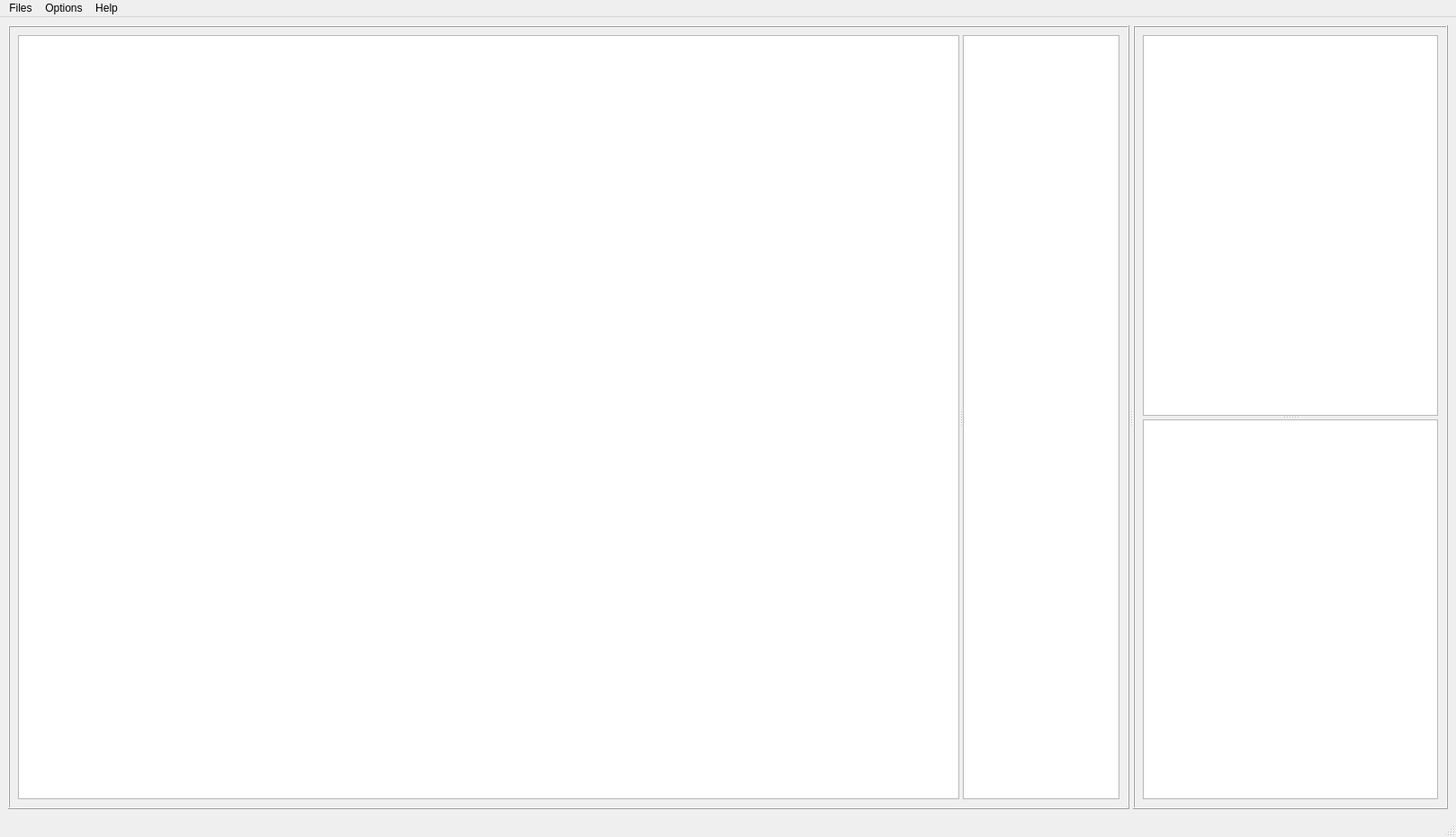
<?xml version="1.0" encoding="UTF-8"?>
<ui version="4.0">
 <class>MainWindow</class>
 <widget class="QMainWindow" name="MainWindow">
  <property name="geometry">
   <rect>
    <x>0</x>
    <y>0</y>
    <width>1618</width>
    <height>930</height>
   </rect>
  </property>
  <property name="windowTitle">
   <string>GLViewer</string>
  </property>
  <widget class="QWidget" name="centralwidget">
   <property name="sizePolicy">
    <sizepolicy hsizetype="Minimum" vsizetype="Minimum">
     <horstretch>0</horstretch>
     <verstretch>0</verstretch>
    </sizepolicy>
   </property>
   <layout class="QGridLayout" name="gridLayout">
    <item row="0" column="0">
     <widget class="QSplitter" name="splitter_2">
      <property name="orientation">
       <enum>Qt::Horizontal</enum>
      </property>
      <widget class="QFrame" name="frame_4">
       <property name="sizePolicy">
        <sizepolicy hsizetype="Preferred" vsizetype="Preferred">
         <horstretch>6</horstretch>
         <verstretch>0</verstretch>
        </sizepolicy>
       </property>
       <property name="minimumSize">
        <size>
         <width>700</width>
         <height>0</height>
        </size>
       </property>
       <property name="baseSize">
        <size>
         <width>1000</width>
         <height>0</height>
        </size>
       </property>
       <property name="frameShape">
        <enum>QFrame::Box</enum>
       </property>
       <property name="frameShadow">
        <enum>QFrame::Raised</enum>
       </property>
       <layout class="QHBoxLayout" name="horizontalLayout">
        <item>
         <widget class="QSplitter" name="splitter">
          <property name="minimumSize">
           <size>
            <width>5</width>
            <height>0</height>
           </size>
          </property>
          <property name="orientation">
           <enum>Qt::Horizontal</enum>
          </property>
          <widget class="GraphicsLayoutWidget" name="maingraph">
           <property name="sizePolicy">
            <sizepolicy hsizetype="Expanding" vsizetype="Expanding">
             <horstretch>6</horstretch>
             <verstretch>0</verstretch>
            </sizepolicy>
           </property>
           <property name="minimumSize">
            <size>
             <width>400</width>
             <height>0</height>
            </size>
           </property>
           <property name="baseSize">
            <size>
             <width>800</width>
             <height>0</height>
            </size>
           </property>
          </widget>
          <widget class="QTreeView" name="treefile">
           <property name="sizePolicy">
            <sizepolicy hsizetype="MinimumExpanding" vsizetype="Expanding">
             <horstretch>1</horstretch>
             <verstretch>0</verstretch>
            </sizepolicy>
           </property>
           <property name="minimumSize">
            <size>
             <width>100</width>
             <height>0</height>
            </size>
           </property>
           <property name="baseSize">
            <size>
             <width>200</width>
             <height>0</height>
            </size>
           </property>
           <property name="alternatingRowColors">
            <bool>false</bool>
           </property>
           <property name="selectionMode">
            <enum>QAbstractItemView::ExtendedSelection</enum>
           </property>
           <property name="allColumnsShowFocus">
            <bool>true</bool>
           </property>
           <property name="headerHidden">
            <bool>false</bool>
           </property>
           <attribute name="headerMinimumSectionSize">
            <number>80</number>
           </attribute>
           <attribute name="headerDefaultSectionSize">
            <number>80</number>
           </attribute>
           <attribute name="headerHighlightSections">
            <bool>true</bool>
           </attribute>
           <attribute name="headerShowSortIndicator" stdset="0">
            <bool>false</bool>
           </attribute>
           <attribute name="headerStretchLastSection">
            <bool>true</bool>
           </attribute>
          </widget>
         </widget>
        </item>
       </layout>
      </widget>
      <widget class="QFrame" name="frame">
       <property name="sizePolicy">
        <sizepolicy hsizetype="Preferred" vsizetype="Preferred">
         <horstretch>2</horstretch>
         <verstretch>1</verstretch>
        </sizepolicy>
       </property>
       <property name="minimumSize">
        <size>
         <width>350</width>
         <height>0</height>
        </size>
       </property>
       <property name="baseSize">
        <size>
         <width>400</width>
         <height>0</height>
        </size>
       </property>
       <property name="frameShape">
        <enum>QFrame::Box</enum>
       </property>
       <property name="frameShadow">
        <enum>QFrame::Raised</enum>
       </property>
       <layout class="QVBoxLayout" name="verticalLayout">
        <item>
         <widget class="QSplitter" name="splitter_3">
          <property name="orientation">
           <enum>Qt::Vertical</enum>
          </property>
          <widget class="ParameterTree" name="selectiontree">
           <property name="sizePolicy">
            <sizepolicy hsizetype="Expanding" vsizetype="Expanding">
             <horstretch>1</horstretch>
             <verstretch>2</verstretch>
            </sizepolicy>
           </property>
           <attribute name="headerVisible">
            <bool>false</bool>
           </attribute>
           <column>
            <property name="text">
             <string notr="true">1</string>
            </property>
           </column>
          </widget>
          <widget class="ParameterTree" name="graphTree">
           <property name="sizePolicy">
            <sizepolicy hsizetype="Expanding" vsizetype="Expanding">
             <horstretch>1</horstretch>
             <verstretch>2</verstretch>
            </sizepolicy>
           </property>
           <attribute name="headerVisible">
            <bool>false</bool>
           </attribute>
           <column>
            <property name="text">
             <string notr="true">1</string>
            </property>
           </column>
          </widget>
         </widget>
        </item>
       </layout>
      </widget>
     </widget>
    </item>
   </layout>
  </widget>
  <widget class="QMenuBar" name="menubar">
   <property name="geometry">
    <rect>
     <x>0</x>
     <y>0</y>
     <width>1618</width>
     <height>22</height>
    </rect>
   </property>
   <widget class="QMenu" name="menuFiles">
    <property name="title">
     <string>Files</string>
    </property>
    <widget class="QMenu" name="menuImport">
     <property name="title">
      <string>Import...</string>
     </property>
     <addaction name="actionGeneric_csv_file"/>
     <addaction name="actionImport_txt"/>
    </widget>
    <widget class="QMenu" name="menuLoad_Workspace">
     <property name="title">
      <string>Load...</string>
     </property>
     <addaction name="actionLoad_csv"/>
     <addaction name="actionLoad_json"/>
    </widget>
    <widget class="QMenu" name="recent_files_menu">
     <property name="title">
      <string>Recent files</string>
     </property>
    </widget>
    <addaction name="menuLoad_Workspace"/>
    <addaction name="menuImport"/>
    <addaction name="separator"/>
    <addaction name="recent_files_menu"/>
    <addaction name="separator"/>
    <addaction name="actionSave_to"/>
    <addaction name="separator"/>
    <addaction name="actionQuit"/>
   </widget>
   <widget class="QMenu" name="menuHelp">
    <property name="title">
     <string>Help</string>
    </property>
    <addaction name="actionAbout"/>
   </widget>
   <widget class="QMenu" name="menuOptions">
    <property name="title">
     <string>Options</string>
    </property>
    <addaction name="actionParameters"/>
    <addaction name="actionAuto_Extract"/>
   </widget>
   <addaction name="menuFiles"/>
   <addaction name="menuOptions"/>
   <addaction name="menuHelp"/>
  </widget>
  <widget class="QStatusBar" name="statusbar"/>
  <action name="actionAbout">
   <property name="text">
    <string>About</string>
   </property>
  </action>
  <action name="actionParameters">
   <property name="text">
    <string>Parameters</string>
   </property>
  </action>
  <action name="actionSave_to">
   <property name="text">
    <string>Save to</string>
   </property>
  </action>
  <action name="actionQuit">
   <property name="text">
    <string>Quit</string>
   </property>
  </action>
  <action name="actionGeneric_csv_file">
   <property name="text">
    <string>Generic .csv file</string>
   </property>
  </action>
  <action name="actionImport_txt">
   <property name="text">
    <string>.txt file</string>
   </property>
  </action>
  <action name="actionLoad_csv">
   <property name="text">
    <string>Graphtec .csv formated file</string>
   </property>
  </action>
  <action name="actionLoad_json">
   <property name="text">
    <string>Project file (.json)</string>
   </property>
  </action>
  <action name="actionAuto_Extract">
   <property name="text">
    <string>Auto-Extract</string>
   </property>
  </action>
 </widget>
 <customwidgets>
  <customwidget>
   <class>GraphicsLayoutWidget</class>
   <extends>QGraphicsView</extends>
   <header>pyqtgraph</header>
  </customwidget>
  <customwidget>
   <class>ParameterTree</class>
   <extends>QTreeWidget</extends>
   <header>pyqtgraph.parametertree</header>
  </customwidget>
 </customwidgets>
 <resources/>
 <connections/>
</ui>
